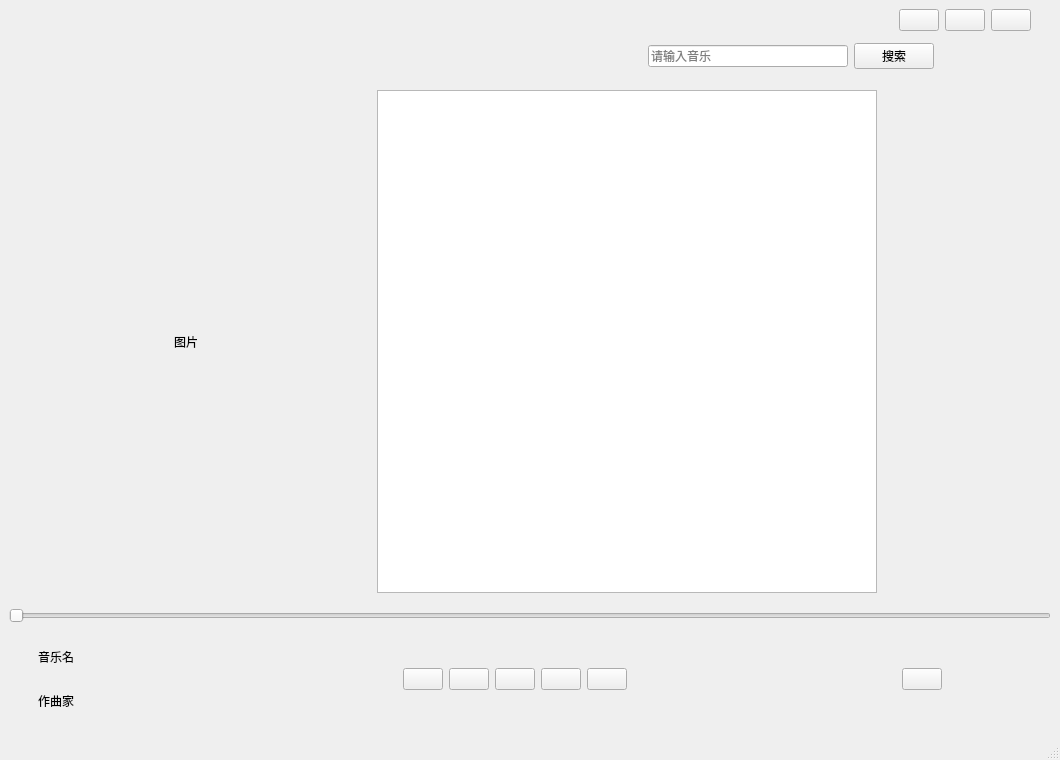
<?xml version="1.0" encoding="UTF-8"?>
<ui version="4.0">
 <class>MainWindow</class>
 <widget class="QMainWindow" name="MainWindow">
  <property name="geometry">
   <rect>
    <x>0</x>
    <y>0</y>
    <width>1060</width>
    <height>760</height>
   </rect>
  </property>
  <property name="minimumSize">
   <size>
    <width>1060</width>
    <height>760</height>
   </size>
  </property>
  <property name="windowTitle">
   <string>MainWindow</string>
  </property>
  <widget class="QWidget" name="centralwidget">
   <layout class="QGridLayout" name="gridLayout_4">
    <item row="2" column="0">
     <layout class="QGridLayout" name="gridLayout_3">
      <item row="0" column="1">
       <spacer name="verticalSpacer">
        <property name="orientation">
         <enum>Qt::Orientation::Vertical</enum>
        </property>
        <property name="sizeHint" stdset="0">
         <size>
          <width>20</width>
          <height>40</height>
         </size>
        </property>
       </spacer>
      </item>
      <item row="0" column="3" rowspan="3">
       <widget class="QWidget" name="Lyricswidget" native="true">
        <property name="minimumSize">
         <size>
          <width>500</width>
          <height>0</height>
         </size>
        </property>
        <layout class="QGridLayout" name="gridLayout_2">
         <item row="1" column="0">
          <widget class="QListWidget" name="lyricsListWidget">
           <property name="minimumSize">
            <size>
             <width>500</width>
             <height>0</height>
            </size>
           </property>
          </widget>
         </item>
        </layout>
       </widget>
      </item>
      <item row="1" column="0">
       <spacer name="horizontalSpacer">
        <property name="orientation">
         <enum>Qt::Orientation::Horizontal</enum>
        </property>
        <property name="sizeHint" stdset="0">
         <size>
          <width>40</width>
          <height>20</height>
         </size>
        </property>
       </spacer>
      </item>
      <item row="1" column="1">
       <widget class="QLabel" name="imagelabel">
        <property name="text">
         <string>图片</string>
        </property>
       </widget>
      </item>
      <item row="1" column="2">
       <spacer name="horizontalSpacer_4">
        <property name="orientation">
         <enum>Qt::Orientation::Horizontal</enum>
        </property>
        <property name="sizeHint" stdset="0">
         <size>
          <width>40</width>
          <height>20</height>
         </size>
        </property>
       </spacer>
      </item>
      <item row="2" column="1">
       <spacer name="verticalSpacer_2">
        <property name="orientation">
         <enum>Qt::Orientation::Vertical</enum>
        </property>
        <property name="sizeHint" stdset="0">
         <size>
          <width>20</width>
          <height>40</height>
         </size>
        </property>
       </spacer>
      </item>
      <item row="1" column="4">
       <spacer name="horizontalSpacer_5">
        <property name="orientation">
         <enum>Qt::Orientation::Horizontal</enum>
        </property>
        <property name="sizeHint" stdset="0">
         <size>
          <width>40</width>
          <height>20</height>
         </size>
        </property>
       </spacer>
      </item>
     </layout>
    </item>
    <item row="3" column="0">
     <layout class="QVBoxLayout" name="verticalLayout_4">
      <item>
       <widget class="QSlider" name="Slider">
        <property name="orientation">
         <enum>Qt::Orientation::Horizontal</enum>
        </property>
       </widget>
      </item>
      <item>
       <widget class="QWidget" name="Controlwidget" native="true">
        <property name="minimumSize">
         <size>
          <width>0</width>
          <height>100</height>
         </size>
        </property>
        <property name="maximumSize">
         <size>
          <width>16777215</width>
          <height>100</height>
         </size>
        </property>
        <layout class="QGridLayout" name="gridLayout_5">
         <item row="0" column="0">
          <spacer name="horizontalSpacer_3">
           <property name="orientation">
            <enum>Qt::Orientation::Horizontal</enum>
           </property>
           <property name="sizeType">
            <enum>QSizePolicy::Policy::Fixed</enum>
           </property>
           <property name="sizeHint" stdset="0">
            <size>
             <width>20</width>
             <height>20</height>
            </size>
           </property>
          </spacer>
         </item>
         <item row="0" column="1">
          <layout class="QVBoxLayout" name="verticalLayout">
           <item>
            <widget class="MarqueeLabel" name="namelabel">
             <property name="minimumSize">
              <size>
               <width>200</width>
               <height>0</height>
              </size>
             </property>
             <property name="maximumSize">
              <size>
               <width>200</width>
               <height>16777215</height>
              </size>
             </property>
             <property name="text">
              <string>音乐名</string>
             </property>
            </widget>
           </item>
           <item>
            <widget class="MarqueeLabel" name="artistlabel">
             <property name="minimumSize">
              <size>
               <width>200</width>
               <height>0</height>
              </size>
             </property>
             <property name="maximumSize">
              <size>
               <width>200</width>
               <height>16777215</height>
              </size>
             </property>
             <property name="text">
              <string>作曲家</string>
             </property>
            </widget>
           </item>
          </layout>
         </item>
         <item row="0" column="2">
          <widget class="QWidget" name="widget" native="true">
           <layout class="QGridLayout" name="gridLayout">
            <item row="0" column="1">
             <layout class="QHBoxLayout" name="horizontalLayout" stretch="0,0,2,0,1">
              <item>
               <widget class="QPushButton" name="modeButton">
                <property name="text">
                 <string/>
                </property>
               </widget>
              </item>
              <item>
               <widget class="QPushButton" name="prevButton">
                <property name="text">
                 <string/>
                </property>
               </widget>
              </item>
              <item>
               <widget class="QPushButton" name="playButton">
                <property name="text">
                 <string/>
                </property>
               </widget>
              </item>
              <item>
               <widget class="QPushButton" name="nextButton">
                <property name="text">
                 <string/>
                </property>
               </widget>
              </item>
              <item>
               <widget class="QPushButton" name="listButton">
                <property name="text">
                 <string/>
                </property>
               </widget>
              </item>
             </layout>
            </item>
            <item row="0" column="0">
             <spacer name="leftSpacer">
              <property name="orientation">
               <enum>Qt::Orientation::Horizontal</enum>
              </property>
              <property name="sizeType">
               <enum>QSizePolicy::Policy::Expanding</enum>
              </property>
              <property name="sizeHint" stdset="0">
               <size>
                <width>100</width>
                <height>20</height>
               </size>
              </property>
             </spacer>
            </item>
            <item row="0" column="2">
             <spacer name="rightSpacer">
              <property name="orientation">
               <enum>Qt::Orientation::Horizontal</enum>
              </property>
              <property name="sizeHint" stdset="0">
               <size>
                <width>180</width>
                <height>20</height>
               </size>
              </property>
             </spacer>
            </item>
           </layout>
          </widget>
         </item>
         <item row="0" column="3">
          <widget class="QWidget" name="toolWidget" native="true">
           <property name="minimumSize">
            <size>
             <width>200</width>
             <height>0</height>
            </size>
           </property>
           <property name="maximumSize">
            <size>
             <width>200</width>
             <height>16777215</height>
            </size>
           </property>
           <layout class="QHBoxLayout" name="horizontalLayout_5">
            <item>
             <spacer name="horizontalSpacer_10">
              <property name="orientation">
               <enum>Qt::Orientation::Horizontal</enum>
              </property>
              <property name="sizeHint" stdset="0">
               <size>
                <width>63</width>
                <height>20</height>
               </size>
              </property>
             </spacer>
            </item>
            <item>
             <widget class="QPushButton" name="moreButton">
              <property name="text">
               <string/>
              </property>
             </widget>
            </item>
            <item>
             <spacer name="horizontalSpacer_11">
              <property name="orientation">
               <enum>Qt::Orientation::Horizontal</enum>
              </property>
              <property name="sizeHint" stdset="0">
               <size>
                <width>62</width>
                <height>20</height>
               </size>
              </property>
             </spacer>
            </item>
           </layout>
          </widget>
         </item>
         <item row="0" column="4">
          <spacer name="horizontalSpacer_6">
           <property name="orientation">
            <enum>Qt::Orientation::Horizontal</enum>
           </property>
           <property name="sizeType">
            <enum>QSizePolicy::Policy::Fixed</enum>
           </property>
           <property name="sizeHint" stdset="0">
            <size>
             <width>20</width>
             <height>20</height>
            </size>
           </property>
          </spacer>
         </item>
        </layout>
       </widget>
      </item>
     </layout>
    </item>
    <item row="0" column="0">
     <layout class="QHBoxLayout" name="horizontalLayout_3">
      <item>
       <spacer name="horizontalSpacer_8">
        <property name="orientation">
         <enum>Qt::Orientation::Horizontal</enum>
        </property>
        <property name="sizeHint" stdset="0">
         <size>
          <width>40</width>
          <height>20</height>
         </size>
        </property>
       </spacer>
      </item>
      <item>
       <widget class="QPushButton" name="minimizeButton">
        <property name="text">
         <string/>
        </property>
       </widget>
      </item>
      <item>
       <widget class="QPushButton" name="maximizeButton">
        <property name="text">
         <string/>
        </property>
       </widget>
      </item>
      <item>
       <widget class="QPushButton" name="closeButton">
        <property name="maximumSize">
         <size>
          <width>2000</width>
          <height>2000</height>
         </size>
        </property>
        <property name="text">
         <string/>
        </property>
       </widget>
      </item>
      <item>
       <spacer name="horizontalSpacer_9">
        <property name="orientation">
         <enum>Qt::Orientation::Horizontal</enum>
        </property>
        <property name="sizeType">
         <enum>QSizePolicy::Policy::Fixed</enum>
        </property>
        <property name="sizeHint" stdset="0">
         <size>
          <width>20</width>
          <height>20</height>
         </size>
        </property>
       </spacer>
      </item>
     </layout>
    </item>
    <item row="1" column="0">
     <layout class="QHBoxLayout" name="horizontalLayout_4">
      <item>
       <spacer name="horizontalSpacer_2">
        <property name="orientation">
         <enum>Qt::Orientation::Horizontal</enum>
        </property>
        <property name="sizeHint" stdset="0">
         <size>
          <width>40</width>
          <height>20</height>
         </size>
        </property>
       </spacer>
      </item>
      <item>
       <widget class="QLabel" name="songnamelabel">
        <property name="minimumSize">
         <size>
          <width>400</width>
          <height>0</height>
         </size>
        </property>
        <property name="maximumSize">
         <size>
          <width>16777215</width>
          <height>16777215</height>
         </size>
        </property>
        <property name="font">
         <font>
          <family>Cooper</family>
          <pointsize>21</pointsize>
         </font>
        </property>
        <property name="text">
         <string/>
        </property>
       </widget>
      </item>
      <item>
       <spacer name="horizontalSpacer_7">
        <property name="orientation">
         <enum>Qt::Orientation::Horizontal</enum>
        </property>
        <property name="sizeHint" stdset="0">
         <size>
          <width>40</width>
          <height>20</height>
         </size>
        </property>
       </spacer>
      </item>
      <item>
       <widget class="QLineEdit" name="cloudSearchEdit">
        <property name="minimumSize">
         <size>
          <width>200</width>
          <height>0</height>
         </size>
        </property>
        <property name="text">
         <string/>
        </property>
        <property name="placeholderText">
         <string>请输入音乐</string>
        </property>
       </widget>
      </item>
      <item>
       <widget class="QPushButton" name="cloudSearchButton">
        <property name="text">
         <string>搜索</string>
        </property>
       </widget>
      </item>
      <item>
       <spacer name="horizontalSpacer_12">
        <property name="orientation">
         <enum>Qt::Orientation::Horizontal</enum>
        </property>
        <property name="sizeHint" stdset="0">
         <size>
          <width>40</width>
          <height>20</height>
         </size>
        </property>
       </spacer>
      </item>
     </layout>
    </item>
   </layout>
  </widget>
  <widget class="QStatusBar" name="statusbar"/>
 </widget>
 <customwidgets>
  <customwidget>
   <class>MarqueeLabel</class>
   <extends>QLabel</extends>
   <header>ui/marqueelabel.h</header>
  </customwidget>
 </customwidgets>
 <resources/>
 <connections/>
</ui>
